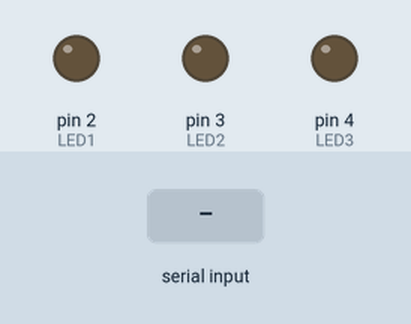
The sketch below on a simulated Arduino Uno, built with avr-gcc and run on an emulated ATmega328P. Shown: output pins drawn as LEDs (lit = HIGH). Inputs (shaded band) come from the test bench. Random numbers use the default seed unless the sketch sets one. At 8.1 s the program stops and its outputs stay as they are.

Above: at 2.0 s.
2.1 s: byte 1 (1) received over Serial
At 3.3 s:
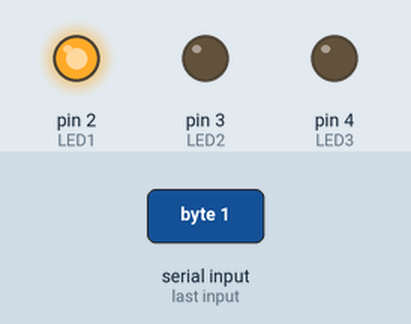
3.6 s: byte 2 (2) received over Serial
At 4.5 s:
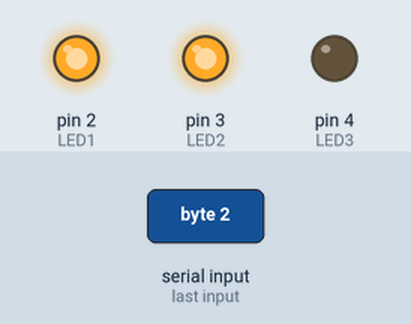
5.1 s: byte 3 (3) received over Serial
At 5.6 s:
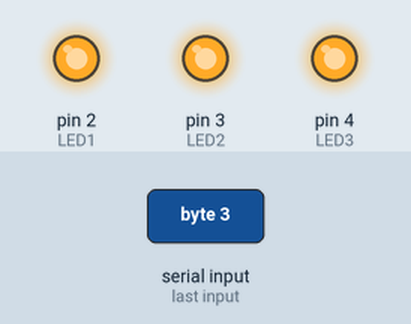
6.6 s: byte 4 (4) received over Serial
At 8.7 s:
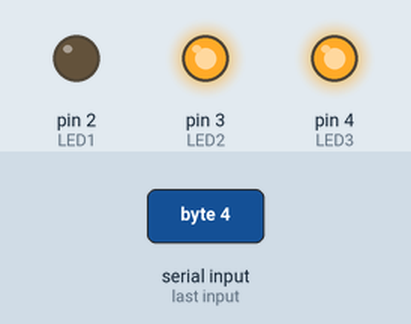
Timing chart, 0 to 9.6 s (numbered marks = the images above; inputs shaded):
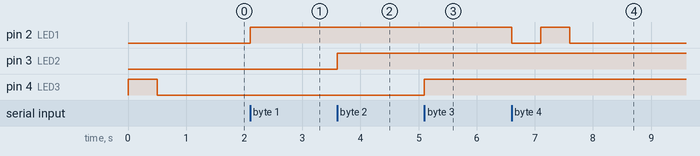

The sketch:

sketch_mar04b.ino
```cpp
#define LED1 2
#define LED2 3
#define LED3 4
int incomingbyte = 0;
bool led1_on = false;
bool led2_on = false;
bool led3_on = false;
int button_press[100];
int sequence[100];
int num_presses = 0;
int round_length = 0;

void flash_wrong() {
  delay(500);
  digitalWrite(LED1, HIGH);
  delay(500);
  digitalWrite(LED1, LOW);
  delay(500);
}

void flash_right() {
  delay(500);
  digitalWrite(LED3, HIGH);
  delay(500);
  digitalWrite(LED3, LOW);
  delay(500);
}

void flash_red() {
  digitalWrite(LED1, HIGH);
  delay(500);
  digitalWrite(LED1, LOW);
  delay(100);
}

void flash_yellow() {
  digitalWrite(LED2, HIGH);
  delay(500);
  digitalWrite(LED2, LOW);
  delay(100);
}

void flash_green() {
  digitalWrite(LED3, HIGH);
  delay(500);
  digitalWrite(LED3, LOW);
  delay(100);
}

bool compareChars(int correctArray[], int inputArray[], int n1, int n2){
  for(int i = 0; i < n1; i++)
  {
    if(correctArray[i] != inputArray[i])
      return false;
  }

  return true;
}

void displaySequence(int correctArray[], int n1)
{
  for(int i = 0; i < n1; i++)
  {
    if(correctArray[i] == 1)
      flash_red();
    else if(correctArray[i] == 2)
      flash_yellow();
    else if(correctArray[i] == 3)
      flash_green();
  }
}

int add_character() {
  int iLed_color = 0;
  int rand_number = random(3);
  switch(rand_number) {
    case 0:
      iLed_color = 1;
      break;
    case 1:
      iLed_color = 2;
      break;
    case 2:
      iLed_color = 3;
      break;
    default:
      iLed_color = 1;
      break;
  }
  return(iLed_color);
}

void setup() {
  // put your setup code here, to run once:
  pinMode(LED1, OUTPUT);
  pinMode(LED2, OUTPUT);
  pinMode(LED3, OUTPUT);
  Serial.begin(9600);
  randomSeed(analogRead(0));
  sequence[round_length] = add_character();
  round_length++;
  displaySequence(sequence, round_length);
  delay(250);
}

void loop() {
  // put your main code here, to run repeatedly:
  incomingbyte = Serial.read();
  if(incomingbyte == 1) {
    digitalWrite(LED1, HIGH);
    if(!led1_on) {
      led1_on = true;
      //save that button 1 was pressed
      if(num_presses < round_length) {
        button_press[num_presses] = incomingbyte;
        num_presses++;
      }
    }
  }
  if(incomingbyte == 2) {
    digitalWrite(LED2, HIGH);
    if(!led2_on) {
      led2_on = true;
      //save that button 1 was pressed
      if(num_presses < round_length) {
        button_press[num_presses] = incomingbyte;
        num_presses++;
      }
    }
  }
  if(incomingbyte == 3) {
    digitalWrite(LED3, HIGH);
    if(!led3_on) {
      led3_on = true;
      //save that button 1 was pressed
      if(num_presses < round_length) {
        button_press[num_presses] = incomingbyte;
        num_presses++;
      }
    }
  }
  if(incomingbyte == 4) {
    digitalWrite(LED1, LOW);
    led1_on = false;
    if(num_presses >= round_length) {
      if(compareChars(sequence, button_press, round_length, round_length)) {
        flash_right();
        //code to progress to the next round
        sequence[round_length] = add_character();
        round_length++;
        displaySequence(sequence, round_length);
        num_presses = 0;
        delay(250);
      } else {
        flash_wrong();
        exit(0);
      }
    }
  }
  if(incomingbyte == 5) {
    digitalWrite(LED2, LOW);
    led2_on = false;
    if(num_presses >= round_length) {
      if(compareChars(sequence, button_press, round_length, round_length)) {
        flash_right();
        //code to progress to the next round
        sequence[round_length] = add_character();
        round_length++;
        displaySequence(sequence, round_length);
        num_presses = 0;
        delay(250);
      } else {
        flash_wrong();
        exit(0);
      }
    }
  }
  if(incomingbyte == 6) {
    digitalWrite(LED3, LOW);
    led3_on = false;
    if(num_presses >= round_length) {
      if(compareChars(sequence, button_press, round_length, round_length)) {
        flash_right();
        //code to progress to the next round
        sequence[round_length] = add_character();
        round_length++;
        displaySequence(sequence, round_length);
        num_presses = 0;
        delay(250);
      } else {
        flash_wrong();
        exit(0);
      }
    }
  }
}
```

Measured:
- after the input at 2.1 s, pin 2 (LED1): LOW → HIGH at once
- after the input at 3.6 s, pin 3 (LED2): LOW → HIGH at once
- after the input at 5.1 s, pin 4 (LED3): LOW → HIGH at once
- after the input at 6.6 s, pin 2 (LED1): HIGH → LOW at once, → HIGH 0.50 s later, → LOW 0.50 s later
